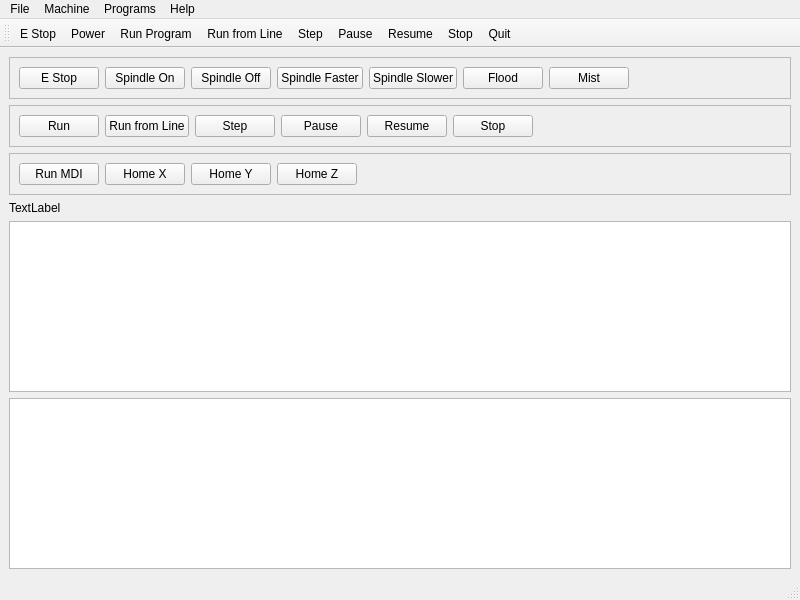
<?xml version="1.0" encoding="UTF-8"?>
<ui version="4.0">
 <class>MainWindow</class>
 <widget class="QMainWindow" name="MainWindow">
  <property name="geometry">
   <rect>
    <x>0</x>
    <y>0</y>
    <width>800</width>
    <height>600</height>
   </rect>
  </property>
  <property name="windowTitle">
   <string>MainWindow</string>
  </property>
  <widget class="QWidget" name="centralwidget">
   <layout class="QGridLayout" name="gridLayout">
    <item row="0" column="0">
     <widget class="QFrame" name="frame">
      <property name="frameShape">
       <enum>QFrame::StyledPanel</enum>
      </property>
      <property name="frameShadow">
       <enum>QFrame::Raised</enum>
      </property>
      <layout class="QGridLayout" name="gridLayout_2">
       <item row="0" column="7">
        <spacer name="horizontalSpacer">
         <property name="orientation">
          <enum>Qt::Horizontal</enum>
         </property>
         <property name="sizeHint" stdset="0">
          <size>
           <width>40</width>
           <height>20</height>
          </size>
         </property>
        </spacer>
       </item>
       <item row="0" column="0">
        <widget class="QPushButton" name="estop_pb">
         <property name="text">
          <string>E Stop</string>
         </property>
        </widget>
       </item>
       <item row="0" column="3">
        <widget class="QPushButton" name="spindle_plus_pb">
         <property name="text">
          <string>Spindle Faster</string>
         </property>
        </widget>
       </item>
       <item row="0" column="5">
        <widget class="QPushButton" name="flood_pb">
         <property name="text">
          <string>Flood</string>
         </property>
        </widget>
       </item>
       <item row="0" column="2">
        <widget class="QPushButton" name="stop_spindle_pb">
         <property name="text">
          <string>Spindle Off</string>
         </property>
        </widget>
       </item>
       <item row="0" column="1">
        <widget class="QPushButton" name="start_spindle_pb">
         <property name="text">
          <string>Spindle On</string>
         </property>
        </widget>
       </item>
       <item row="0" column="4">
        <widget class="QPushButton" name="spindle_minus_pb">
         <property name="text">
          <string>Spindle Slower</string>
         </property>
        </widget>
       </item>
       <item row="0" column="6">
        <widget class="QPushButton" name="mist_pb">
         <property name="text">
          <string>Mist</string>
         </property>
        </widget>
       </item>
      </layout>
     </widget>
    </item>
    <item row="4" column="0">
     <widget class="QPlainTextEdit" name="gcode_pte">
      <property name="font">
       <font>
        <family>Noto Mono</family>
       </font>
      </property>
     </widget>
    </item>
    <item row="3" column="0">
     <widget class="QLabel" name="file_lb">
      <property name="text">
       <string>TextLabel</string>
      </property>
     </widget>
    </item>
    <item row="2" column="0">
     <widget class="QFrame" name="frame_2">
      <property name="frameShape">
       <enum>QFrame::StyledPanel</enum>
      </property>
      <property name="frameShadow">
       <enum>QFrame::Raised</enum>
      </property>
      <layout class="QGridLayout" name="gridLayout_3">
       <item row="0" column="1">
        <widget class="QPushButton" name="home_pb_0">
         <property name="text">
          <string>Home X</string>
         </property>
        </widget>
       </item>
       <item row="0" column="4">
        <spacer name="horizontalSpacer_2">
         <property name="orientation">
          <enum>Qt::Horizontal</enum>
         </property>
         <property name="sizeHint" stdset="0">
          <size>
           <width>40</width>
           <height>20</height>
          </size>
         </property>
        </spacer>
       </item>
       <item row="0" column="0">
        <widget class="QPushButton" name="run_mdi_pb">
         <property name="text">
          <string>Run MDI</string>
         </property>
        </widget>
       </item>
       <item row="0" column="2">
        <widget class="QPushButton" name="home_pb_1">
         <property name="text">
          <string>Home Y</string>
         </property>
        </widget>
       </item>
       <item row="0" column="3">
        <widget class="QPushButton" name="home_pb_2">
         <property name="text">
          <string>Home Z</string>
         </property>
        </widget>
       </item>
      </layout>
     </widget>
    </item>
    <item row="5" column="0">
     <widget class="QListWidget" name="mdi_history_lw"/>
    </item>
    <item row="1" column="0">
     <widget class="QFrame" name="frame_3">
      <property name="frameShape">
       <enum>QFrame::StyledPanel</enum>
      </property>
      <property name="frameShadow">
       <enum>QFrame::Raised</enum>
      </property>
      <layout class="QGridLayout" name="gridLayout_4">
       <item row="0" column="6">
        <spacer name="horizontalSpacer_3">
         <property name="orientation">
          <enum>Qt::Horizontal</enum>
         </property>
         <property name="sizeHint" stdset="0">
          <size>
           <width>40</width>
           <height>20</height>
          </size>
         </property>
        </spacer>
       </item>
       <item row="0" column="0">
        <widget class="QPushButton" name="run_pb">
         <property name="text">
          <string>Run</string>
         </property>
        </widget>
       </item>
       <item row="0" column="4">
        <widget class="QPushButton" name="resume_pb">
         <property name="text">
          <string>Resume</string>
         </property>
        </widget>
       </item>
       <item row="0" column="3">
        <widget class="QPushButton" name="pause_pb">
         <property name="text">
          <string>Pause</string>
         </property>
        </widget>
       </item>
       <item row="0" column="2">
        <widget class="QPushButton" name="step_pb">
         <property name="text">
          <string>Step</string>
         </property>
        </widget>
       </item>
       <item row="0" column="5">
        <widget class="QPushButton" name="stop_pb">
         <property name="text">
          <string>Stop</string>
         </property>
        </widget>
       </item>
       <item row="0" column="1">
        <widget class="QPushButton" name="run_from_line_pb">
         <property name="text">
          <string>Run from Line</string>
         </property>
        </widget>
       </item>
      </layout>
     </widget>
    </item>
   </layout>
  </widget>
  <widget class="QMenuBar" name="menubar">
   <property name="geometry">
    <rect>
     <x>0</x>
     <y>0</y>
     <width>800</width>
     <height>24</height>
    </rect>
   </property>
   <widget class="QMenu" name="menuFile">
    <property name="title">
     <string>File</string>
    </property>
    <addaction name="actionOpen"/>
    <addaction name="actionEdit"/>
    <addaction name="actionReload"/>
    <addaction name="actionSave_As"/>
    <addaction name="separator"/>
    <addaction name="actionEdit_Tool_Table"/>
    <addaction name="actionReload_Tool_Table"/>
    <addaction name="separator"/>
    <addaction name="actionLadder_Editor"/>
    <addaction name="separator"/>
    <addaction name="actionQuit"/>
   </widget>
   <widget class="QMenu" name="menuHelp">
    <property name="title">
     <string>Help</string>
    </property>
   </widget>
   <widget class="QMenu" name="menuMachine">
    <property name="title">
     <string>Machine</string>
    </property>
    <addaction name="actionE_Stop"/>
    <addaction name="actionPower"/>
    <addaction name="actionRun_Program"/>
    <addaction name="actionRun_from_Line"/>
    <addaction name="actionStep"/>
    <addaction name="actionPause"/>
    <addaction name="actionResume"/>
    <addaction name="actionStop"/>
    <addaction name="separator"/>
    <addaction name="actionClear_MDI_History"/>
    <addaction name="actionCopy_MDI_History"/>
    <addaction name="separator"/>
   </widget>
   <widget class="QMenu" name="menuPrograms">
    <property name="title">
     <string>Programs</string>
    </property>
    <addaction name="actionShow_HAL"/>
    <addaction name="actionHAL_Scope"/>
    <addaction name="actionHAL_Meter"/>
   </widget>
   <addaction name="menuFile"/>
   <addaction name="menuMachine"/>
   <addaction name="menuPrograms"/>
   <addaction name="menuHelp"/>
  </widget>
  <widget class="QStatusBar" name="statusbar"/>
  <widget class="QToolBar" name="toolBar">
   <property name="windowTitle">
    <string>toolBar</string>
   </property>
   <attribute name="toolBarArea">
    <enum>TopToolBarArea</enum>
   </attribute>
   <attribute name="toolBarBreak">
    <bool>false</bool>
   </attribute>
   <addaction name="actionE_Stop"/>
   <addaction name="actionPower"/>
   <addaction name="actionRun_Program"/>
   <addaction name="actionRun_from_Line"/>
   <addaction name="actionStep"/>
   <addaction name="actionPause"/>
   <addaction name="actionResume"/>
   <addaction name="actionStop"/>
   <addaction name="actionQuit"/>
  </widget>
  <action name="actionOpen">
   <property name="text">
    <string>Open</string>
   </property>
  </action>
  <action name="actionEdit">
   <property name="text">
    <string>Edit</string>
   </property>
  </action>
  <action name="actionReload">
   <property name="text">
    <string>Reload</string>
   </property>
  </action>
  <action name="actionSave_As">
   <property name="text">
    <string>Save As</string>
   </property>
  </action>
  <action name="actionEdit_Tool_Table">
   <property name="text">
    <string>Edit Tool Table</string>
   </property>
  </action>
  <action name="actionReload_Tool_Table">
   <property name="text">
    <string>Reload Tool Table</string>
   </property>
  </action>
  <action name="actionLadder_Editor">
   <property name="text">
    <string>Ladder Editor</string>
   </property>
  </action>
  <action name="actionQuit">
   <property name="text">
    <string>Quit</string>
   </property>
  </action>
  <action name="actionRun_Program">
   <property name="text">
    <string>Run Program</string>
   </property>
  </action>
  <action name="actionRun_from_Line">
   <property name="text">
    <string>Run from Line</string>
   </property>
  </action>
  <action name="actionStep">
   <property name="text">
    <string>Step</string>
   </property>
  </action>
  <action name="actionPause">
   <property name="text">
    <string>Pause</string>
   </property>
  </action>
  <action name="actionResume">
   <property name="text">
    <string>Resume</string>
   </property>
  </action>
  <action name="actionStop">
   <property name="text">
    <string>Stop</string>
   </property>
  </action>
  <action name="actionClear_MDI_History">
   <property name="text">
    <string>Clear MDI History</string>
   </property>
  </action>
  <action name="actionCopy_MDI_History">
   <property name="text">
    <string>Copy MDI History</string>
   </property>
  </action>
  <action name="actionShow_HAL">
   <property name="text">
    <string>Show HAL</string>
   </property>
  </action>
  <action name="actionHAL_Scope">
   <property name="text">
    <string>HAL Scope</string>
   </property>
  </action>
  <action name="actionHAL_Meter">
   <property name="text">
    <string>HAL Meter</string>
   </property>
  </action>
  <action name="actionE_Stop">
   <property name="text">
    <string>E Stop</string>
   </property>
   <property name="shortcut">
    <string>F1</string>
   </property>
  </action>
  <action name="actionPower">
   <property name="text">
    <string>Power</string>
   </property>
   <property name="shortcut">
    <string>F2</string>
   </property>
  </action>
 </widget>
 <resources/>
 <connections/>
</ui>
